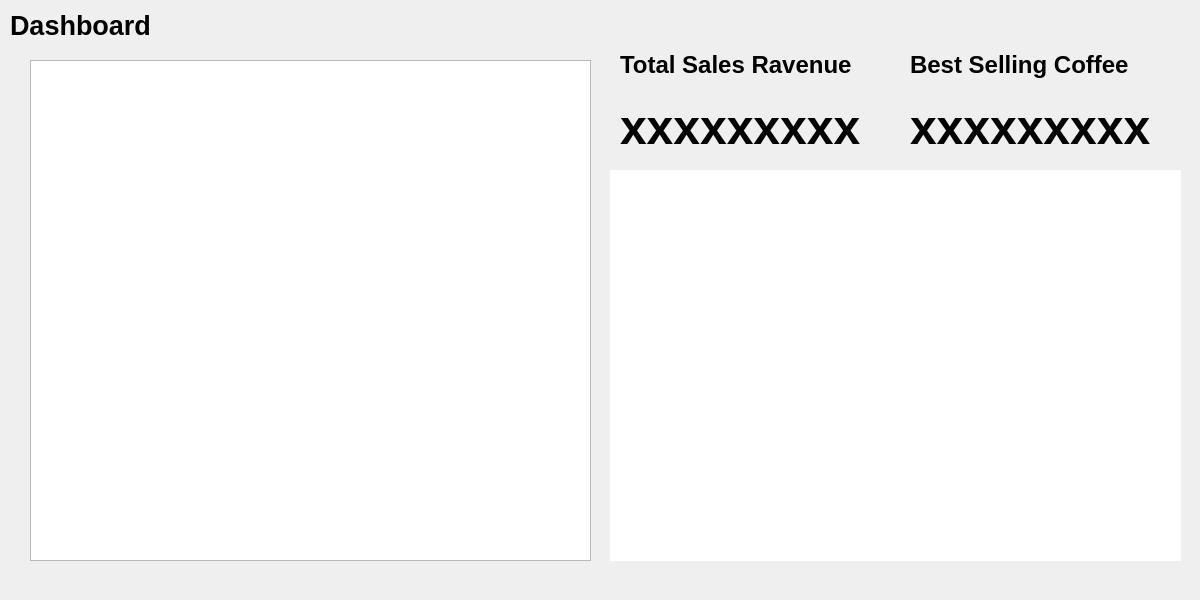
<?xml version="1.0" encoding="UTF-8"?>
<ui version="4.0">
 <class>Dialog2</class>
 <widget class="QDialog" name="Dialog2">
  <property name="geometry">
   <rect>
    <x>0</x>
    <y>0</y>
    <width>1200</width>
    <height>600</height>
   </rect>
  </property>
  <property name="windowTitle">
   <string>Dialog</string>
  </property>
  <widget class="QLabel" name="label">
   <property name="geometry">
    <rect>
     <x>10</x>
     <y>10</y>
     <width>151</width>
     <height>31</height>
    </rect>
   </property>
   <property name="text">
    <string>&lt;html&gt;&lt;head/&gt;&lt;body&gt;&lt;p&gt;&lt;span style=&quot; font-size:20pt; font-weight:700;&quot;&gt;Dashboard&lt;/span&gt;&lt;/p&gt;&lt;/body&gt;&lt;/html&gt;</string>
   </property>
  </widget>
  <widget class="QTableView" name="tableView">
   <property name="geometry">
    <rect>
     <x>30</x>
     <y>60</y>
     <width>561</width>
     <height>501</height>
    </rect>
   </property>
  </widget>
  <widget class="QLabel" name="label_2">
   <property name="geometry">
    <rect>
     <x>620</x>
     <y>30</y>
     <width>231</width>
     <height>71</height>
    </rect>
   </property>
   <property name="text">
    <string>&lt;html&gt;&lt;head/&gt;&lt;body&gt;&lt;p&gt;&lt;span style=&quot; font-size:18pt; font-weight:700;&quot;&gt;Total Sales Ravenue&lt;/span&gt;&lt;/p&gt;&lt;/body&gt;&lt;/html&gt;</string>
   </property>
  </widget>
  <widget class="QLabel" name="totalSalesRavenue">
   <property name="geometry">
    <rect>
     <x>620</x>
     <y>100</y>
     <width>261</width>
     <height>51</height>
    </rect>
   </property>
   <property name="text">
    <string>&lt;html&gt;&lt;head/&gt;&lt;body&gt;&lt;p&gt;&lt;span style=&quot; font-size:36pt; font-weight:700;&quot;&gt;xxxxxxxxx&lt;/span&gt;&lt;/p&gt;&lt;/body&gt;&lt;/html&gt;</string>
   </property>
  </widget>
  <widget class="QWidget" name="chartWidget" native="true">
   <property name="geometry">
    <rect>
     <x>610</x>
     <y>170</y>
     <width>571</width>
     <height>391</height>
    </rect>
   </property>
   <property name="sizePolicy">
    <sizepolicy hsizetype="Expanding" vsizetype="Expanding">
     <horstretch>0</horstretch>
     <verstretch>0</verstretch>
    </sizepolicy>
   </property>
   <property name="styleSheet">
    <string notr="true">background-color: white;</string>
   </property>
  </widget>
  <widget class="QLabel" name="label_3">
   <property name="geometry">
    <rect>
     <x>910</x>
     <y>30</y>
     <width>221</width>
     <height>71</height>
    </rect>
   </property>
   <property name="text">
    <string>&lt;html&gt;&lt;head/&gt;&lt;body&gt;&lt;p&gt;&lt;span style=&quot; font-size:18pt; font-weight:700;&quot;&gt;Best Selling Coffee&lt;/span&gt;&lt;/p&gt;&lt;/body&gt;&lt;/html&gt;</string>
   </property>
  </widget>
  <widget class="QLabel" name="bestSellingCoffee">
   <property name="geometry">
    <rect>
     <x>910</x>
     <y>100</y>
     <width>251</width>
     <height>51</height>
    </rect>
   </property>
   <property name="text">
    <string>&lt;html&gt;&lt;head/&gt;&lt;body&gt;&lt;p&gt;&lt;span style=&quot; font-size:36pt; font-weight:700;&quot;&gt;xxxxxxxxx&lt;/span&gt;&lt;/p&gt;&lt;/body&gt;&lt;/html&gt;</string>
   </property>
  </widget>
 </widget>
 <resources/>
 <connections/>
</ui>
